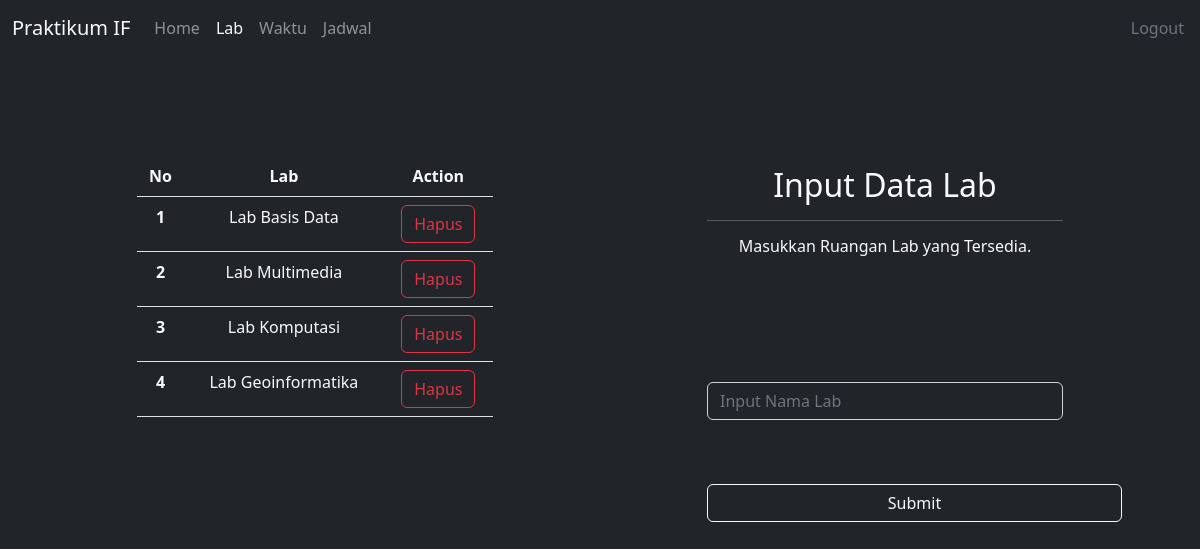
The app's page /Session/lab.php (signed in) with its own data.
### tables this page shows
CREATE TABLE `lab` (
  `id_lab` int(11) NOT NULL,
  `lab` varchar(20) NOT NULL
);

### Session/lab.php (the view, shortened to what this page needs)
<!DOCTYPE html>
<html lang="en">
<head>
    <link rel="stylesheet" href="style.css">
    <link href="https://cdn.jsdelivr.net/npm/bootstrap@5.2.2/dist/css/bootstrap.min.css" rel="stylesheet">
</head>
<body class="bg-dark">
    <nav class="navbar navbar-expand-lg bg-dark">
        <div class="container-fluid">
            <a class="navbar-brand text-light" href="#">Praktikum IF</a>
            <div class="collapse navbar-collapse" id="navbarNav">
                <ul class="navbar-nav">
                    <li class="nav-item">
                        <a class="nav-link text-white-50" href="homePage.php">Home</a>
                    </li>
                    <li class="nav-item">
                        <a class="nav-link active text-light" aria-current="page" href="lab.php">Lab</a>
                    </li>
                    <li class="nav-item">
                        <a class="nav-link text-white-50" href="waktuPraktikum.php">Waktu</a>
                    </li>
                    <li class="nav-item">
                        <a class="nav-link text-white-50" href="jadwalPraktikum.php">Jadwal</a>
                    </li>
                </ul>
            </div>
        </div>
        <a href="logout.php" class="nav-link end-10 me-3 text-secondary">Logout</a>
    </nav>
    <div class="container text-center" style="margin-top: 100px;">
        <div class="row justify-content-around">
            <div class="col-4"">
                <table class=" table">
                <thead class="text-light">
                    <tr>
                        <th scope="col">No</th>
                        <th scope="col">Lab</th>
                        <th scope="col">Action</th>
                    </tr>
                </thead>
                <?php
                include('connection.php');
                $sql    = "SELECT * FROM lab";
                $query    = mysqli_query($connect, $sql);
                $i = 1;
                while ($data = mysqli_fetch_array($query)) {
                ?>
                    <tbody class="text-light">
                        <tr>
                            <th scope="row"><?= $i++; ?></th>
                            <td><?= $data['lab']; ?></td>
                            <td>
                                <a href="lab_hapus.php?id_lab=<?= $data['id_lab']; ?>">
                                    <button class="btn btn-outline-danger">Hapus</button>
                                </a>
                            </td>
                        </tr>
                    </tbody>
                <?php } ?>
                </table>
            </div>
            <div class="col-4" style="margin-top: 10px;">
                <h2 class="text-light">
                    Input Data Lab
                </h2>
                <hr style="color: white;">
                <h6 class="text-light">
                    Masukkan Ruangan Lab yang Tersedia.
                </h6>
                <center style="margin-top: 125px;">
                    <form action="lab_proses.php" method="post">
                        <div class="mb-3">
                            <input type="text" class="form-control bg-dark text-light" id="lab" name="lab" placeholder="Input Nama Lab">
                        </div>
                        <br>
                        <br>
                        <button type="submit" class="btn btn-outline-light" name="tambah_lab" style="width: 415px;">Submit</button>
                    </form>
                </center>
            </div>
        </div>
</body>
</html>

### records on screen
lab: lab "Lab Basis Data"
lab: lab "Lab Multimedia"
lab: lab "Lab Komputasi"
lab: lab "Lab Geoinformatika"
